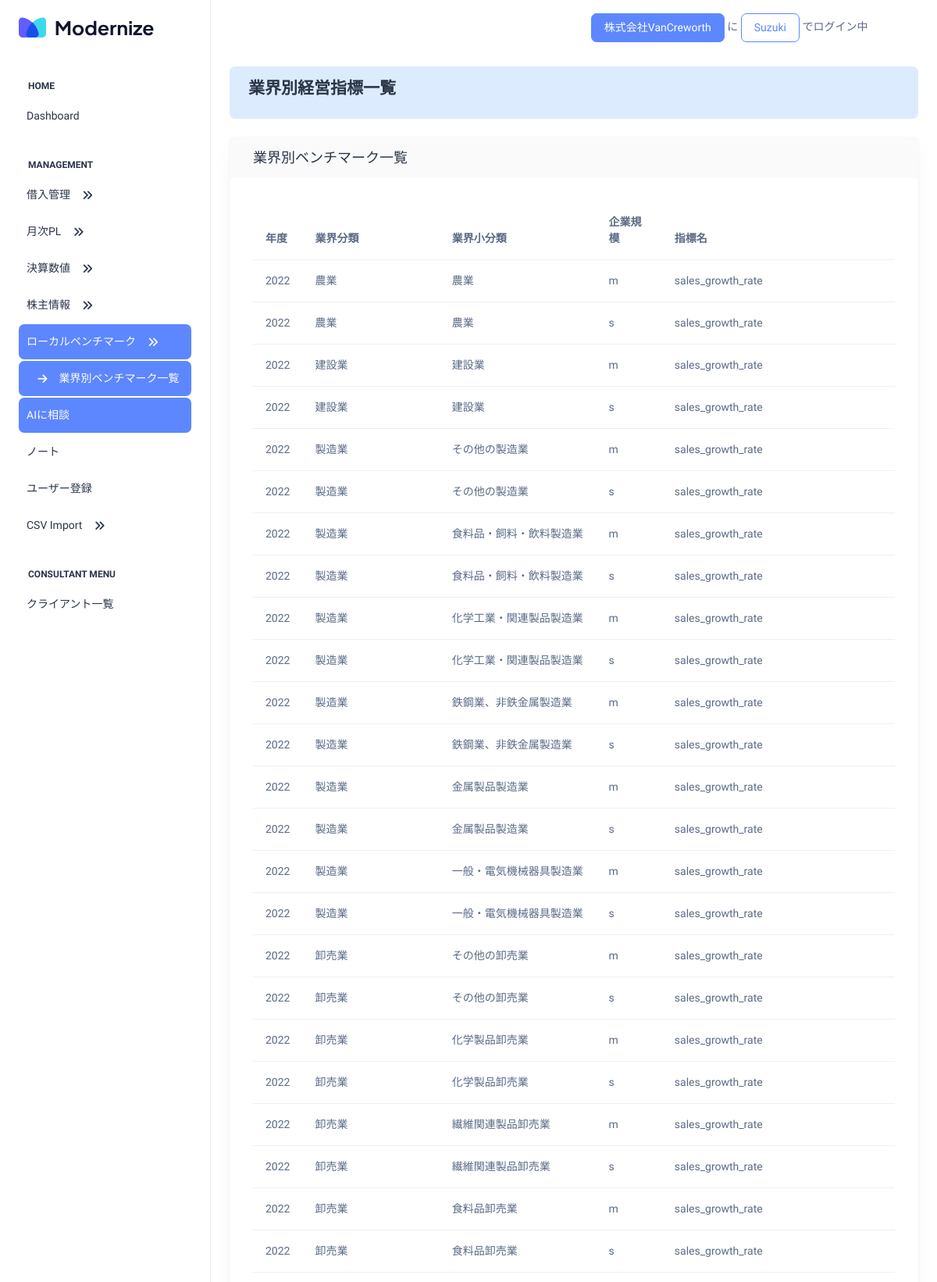
The app's page /industry_benchmark_list/ (signed in, upper part) with its own data.
### scoreai/models.py (models this page shows, shortened)
class Company(models.Model):
    id = models.CharField(primary_key=True, default=ulid.new, editable=False, max_length=26)
    name = models.CharField(max_length=255)
    fiscal_month = models.IntegerField("決算月", validators=[MinValueValidator(1), MaxValueValidator(12)])
    code = models.CharField(max_length=20, unique=True)
    industry_classification = models.ForeignKey('IndustryClassification', on_delete=models.SET_NULL, null=True, blank=True)
    industry_subclassification = models.ForeignKey('IndustrySubClassification', on_delete=models.SET_NULL, null=True, blank=True)
    COMPANY_SIZE_CHOICES = [
        ('s', '小規模'),
        ('m', '中規模'),
        ('l', '大規模'),
    ]
    company_size = models.CharField(
        "Company Size",
        max_length=10,
        choices=COMPANY_SIZE_CHOICES,
        default='s',
    )
    def __str__(self):
        return self.name

class User(AbstractUser):
    email = models.EmailField('メールアドレス', unique=True, max_length=255)
    username = models.CharField(
        'ユーザー名',
        max_length=20,
        unique=True,
        help_text='20文字以下のユーザー名を入力してください。',
        validators=[UnicodeUsernameValidator()],
        error_messages={
            'unique': "このユーザー名は既に使用されています。",
        },
    )
    is_active = models.BooleanField(
        'Active',
        default=True,
        help_text='IF the user is Active or not.'
    )
    is_financial_consultant = models.BooleanField(default=False)
    is_company_user = models.BooleanField(default=False)
    is_manager = models.BooleanField(default=False)
    created_at = models.DateTimeField(auto_now_add=True)
    updated_at = models.DateTimeField(auto_now=True)
    first_name = None
    last_name = None
    date_joined = None
    groups = None
    USERNAME_FIELD = 'email'
    REQUIRED_FIELDS = ['username']
    class Meta:
        verbose_name = 'ユーザー'
        verbose_name_plural = 'ユーザー'

class IndustryBenchmark(models.Model):
    year = models.IntegerField("年度", validators=[MinValueValidator(1900), MaxValueValidator(2100)])
    industry_classification = models.ForeignKey(IndustryClassification, on_delete=models.CASCADE)
    industry_subclassification = models.ForeignKey(IndustrySubClassification, on_delete=models.CASCADE)
    COMPANY_SIZE_CHOICES = [
        ('s', '小規模'),
        ('m', '中規模'),
        ('l', '大規模'),
    ]
    company_size = models.CharField(
        "Company Size",
        max_length=10,
        choices=COMPANY_SIZE_CHOICES,
        default='s',
    )
    indicator = models.ForeignKey(IndustryIndicator, on_delete=models.CASCADE)
    median = models.DecimalField("中央値", max_digits=12, decimal_places=2)
    standard_deviation = models.DecimalField("標準偏差", max_digits=12, decimal_places=2)
    range_iv = models.DecimalField("iv", max_digits=12, decimal_places=2)
    range_iii = models.DecimalField("iii", max_digits=12, decimal_places=2)
    range_ii = models.DecimalField("ii", max_digits=12, decimal_places=2)
    range_i = models.DecimalField("i", max_digits=12, decimal_places=2)
    memo = models.TextField("備考", blank=True)
    class Meta:
        unique_together = ('year', 'industry_classification', 'industry_subclassification', 'company_size', 'indicator')
        verbose_name = '業界別経営指標'
        verbose_name_plural = '業界別経営指標'

class IndustryClassification(models.Model):
    name = models.CharField("業界名", max_length=255)
    code = models.CharField("分類コード", max_length=7, unique=True)
    memo = models.TextField("備考", blank=True)
    def __str__(self):
        return self.name

class IndustrySubClassification(models.Model):
    industry_classification = models.ForeignKey(IndustryClassification, on_delete=models.CASCADE)
    name = models.CharField("業界小分類名", max_length=255)
    code = models.CharField("小分類コード", max_length=7, unique=True)
    memo = models.TextField("備考", blank=True)
    def __str__(self):
        return self.name

class IndustryIndicator(models.Model):
    name = models.CharField("指標名", max_length=255)
    label = models.CharField("日本語ラベル", max_length=255, null=True, blank=True)
    memo = models.TextField("備考", blank=True)

### scoreai/views.py (the view)
# urls.py: path('industry_benchmark_list/', IndustryBenchmarkListView.as_view(), name='industry_benchmark_list'),
class IndustryBenchmarkListView(LoginRequiredMixin, ListView):
    model = IndustryBenchmark
    template_name = 'scoreai/industry_benchmark_list.html'
    context_object_name = 'industry_benchmarks'
    def get_context_data(self, **kwargs):
        context = super().get_context_data(**kwargs)
        context['title'] = '業界別経営指標一覧'
        return context

### scoreai/context_processors.py (called while the page is built)
def selected_company(request):
    if request.user.is_authenticated:
        selected_company = UserCompany.objects.filter(user=request.user, is_selected=True).first()
        return {'this_company': selected_company.company if selected_company else None}
    return {'this_company': None}

### templates/scoreai/industry_benchmark_list.html
{% extends "scoreai/base.html" %}
{% block content %}
<div class="row">
    <div class="col-lg-12">
      <div class="card w-100">
        <div class="card-header">
            <h5 class="card-title mb-0">業界別ベンチマーク一覧</h5>
        </div>
        <div class="card-body">
            <div class="d-flex justify-content-end mb-3">
                <table class="table">
                    <thead>
                        <tr>
                            <th>年度</th>
                            <th>業界分類</th>
                            <th>業界小分類</th>
                            <th>企業規模</th>
                            <th>指標名</th>
                        </tr>
                    </thead>
                    <tbody>
                        {% for benchmark in industry_benchmarks %}
                        <tr>
                            <td>{{ benchmark.year }}</td>
                            <td>{{ benchmark.industry_classification }}</td>
                            <td>{{ benchmark.industry_subclassification }}</td>
                            <td>{{ benchmark.company_size }}</td>
                            <td>{{ benchmark.indicator.name }}</td>
                        </tr>
                        {% endfor %}
                    </tbody>
                </table>
            </div>
        </div>
      </div>
    </div>
</div>
{% endblock %}

### templates/scoreai/base-header.html (shortened to what this page needs)
{% load static %}
<header class="app-header">
  {% if user.is_authenticated %}
  <nav class="navbar navbar-expand-lg navbar-light">
    <div class="navbar-collapse justify-content-end px-0" id="navbarNav">
      <ul class="navbar-nav flex-row ms-auto align-items-center justify-content-end">
        <li class="nav-item me-3 d-flex align-items-center justify-content-center">
          <p class="mb-0">
            <button class="btn btn-primary">{{ this_company }}</button> に <button class="btn btn-outline-primary">{{ user.username }}</button> でログイン中
          </p>
        </li>
        <li class="nav-item dropdown">
          <a class="nav-link nav-icon-hover" href="javascript:void(0)" id="drop2" data-bs-toggle="dropdown"
            aria-expanded="false">
            <i class="ti ti-settings fs-6"></i>
          </a>
        </li>
      </ul>
    </div>
  </nav>
  {% endif %}
</header>

### records on screen
Company: name "株式会社VanCreworth"
User: username "Suzuki"
IndustryBenchmark: year "2022", industry_classification "農業", industry_subclassification "農業", company_size "m", indicator.name "sales_growth_rate"
IndustryBenchmark: year "2022", industry_classification "農業", industry_subclassification "農業", company_size "s", indicator.name "sales_growth_rate"
IndustryBenchmark: year "2022", industry_classification "建設業", industry_subclassification "建設業", company_size "m", indicator.name "sales_growth_rate"
IndustryBenchmark: year "2022", industry_classification "建設業", industry_subclassification "建設業", company_size "s", indicator.name "sales_growth_rate"
IndustryBenchmark: year "2022", industry_classification "製造業", industry_subclassification "その他の製造業", company_size "m", indicator.name "sales_growth_rate"
IndustryBenchmark: year "2022", industry_classification "製造業", industry_subclassification "その他の製造業", company_size "s", indicator.name "sales_growth_rate"
IndustryBenchmark: year "2022", industry_classification "製造業", industry_subclassification "食料品・飼料・飲料製造業", company_size "m", indicator.name "sales_growth_rate"
IndustryBenchmark: year "2022", industry_classification "製造業", industry_subclassification "食料品・飼料・飲料製造業", company_size "s", indicator.name "sales_growth_rate"
IndustryBenchmark: year "2022", industry_classification "製造業", industry_subclassification "化学工業・関連製品製造業", company_size "m", indicator.name "sales_growth_rate"
IndustryBenchmark: year "2022", industry_classification "製造業", industry_subclassification "化学工業・関連製品製造業", company_size "s", indicator.name "sales_growth_rate"
IndustryBenchmark: year "2022", industry_classification "製造業", industry_subclassification "鉄鋼業、非鉄金属製造業", company_size "m", indicator.name "sales_growth_rate"
IndustryBenchmark: year "2022", industry_classification "製造業", industry_subclassification "鉄鋼業、非鉄金属製造業", company_size "s", indicator.name "sales_growth_rate"
IndustryBenchmark: year "2022", industry_classification "製造業", industry_subclassification "金属製品製造業", company_size "m", indicator.name "sales_growth_rate"
IndustryBenchmark: year "2022", industry_classification "製造業", industry_subclassification "金属製品製造業", company_size "s", indicator.name "sales_growth_rate"
IndustryBenchmark: year "2022", industry_classification "製造業", industry_subclassification "一般・電気機械器具製造業", company_size "m", indicator.name "sales_growth_rate"
IndustryBenchmark: year "2022", industry_classification "製造業", industry_subclassification "一般・電気機械器具製造業", company_size "s", indicator.name "sales_growth_rate"
IndustryBenchmark: year "2022", industry_classification "卸売業", industry_subclassification "その他の卸売業", company_size "m", indicator.name "sales_growth_rate"
IndustryBenchmark: year "2022", industry_classification "卸売業", industry_subclassification "その他の卸売業", company_size "s", indicator.name "sales_growth_rate"
IndustryBenchmark: year "2022", industry_classification "卸売業", industry_subclassification "化学製品卸売業", company_size "m", indicator.name "sales_growth_rate"
IndustryBenchmark: year "2022", industry_classification "卸売業", industry_subclassification "化学製品卸売業", company_size "s", indicator.name "sales_growth_rate"
IndustryBenchmark: year "2022", industry_classification "卸売業", industry_subclassification "繊維関連製品卸売業", company_size "m", indicator.name "sales_growth_rate"
IndustryBenchmark: year "2022", industry_classification "卸売業", industry_subclassification "繊維関連製品卸売業", company_size "s", indicator.name "sales_growth_rate"
IndustryBenchmark: year "2022", industry_classification "卸売業", industry_subclassification "食料品卸売業", company_size "m", indicator.name "sales_growth_rate"
IndustryBenchmark: year "2022", industry_classification "卸売業", industry_subclassification "食料品卸売業", company_size "s", indicator.name "sales_growth_rate"

### other values on screen
{{ title }} "業界別経営指標一覧"
